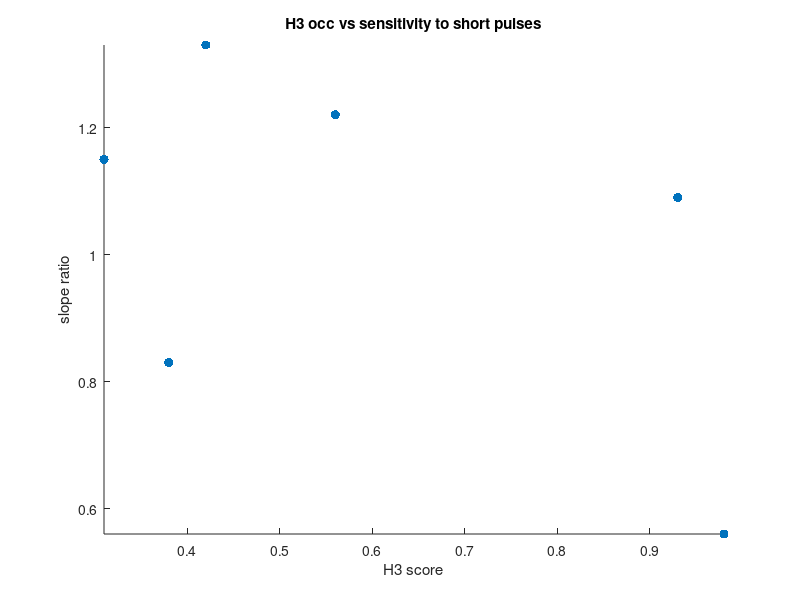

MATLAB code to generate this figure:
function [flag] = FigureS7F_plotting20181018_sloperatio()
flag = 1;
%%
nucOcc = [.98
.93
.42
.31

.56
.38
]; 

sensi = [0.56
1.09
1.33
1.15

1.22
0.83
];

genes = {
'Gyp7'
'Cmk2'
'Yps1'
'Put1'
'Mep1'
'Pun1'};

% plot 
figure(1); plot(nucOcc, sensi,'.','markersize',20); box off; axis tight;
R = corrcoef(nucOcc,sensi); R_corr = R(2)^2

title('H3 occ vs sensitivity to short pulses');
xlabel('H3 score');
ylabel('slope ratio');

dx=1; dy=1; 
text(nucOcc+dx,sensi+dy,genes);
text(.8,80,['R^2=',num2str(R_corr)])
